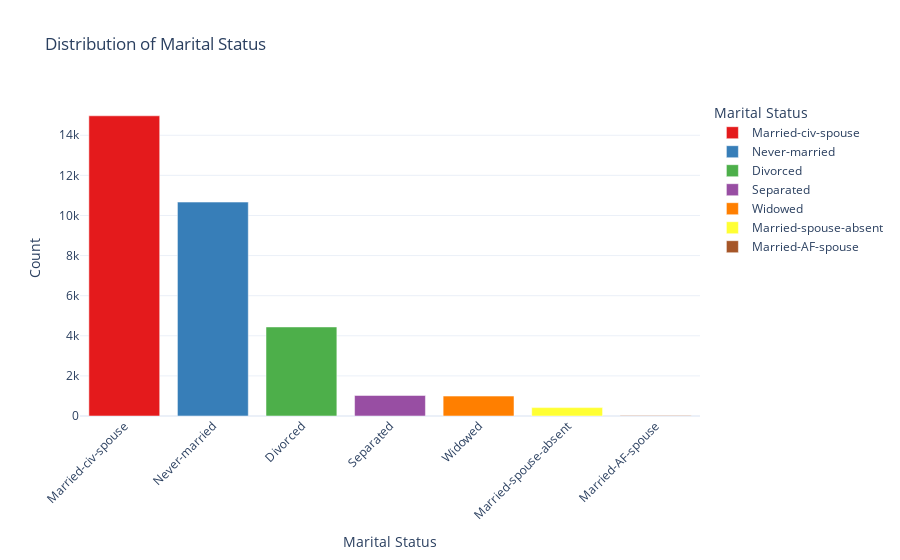

Notebook code for this chart:
### Markdown cell above
#### _Using plotly.express for better interactivity_

### Code cell
# Create a new column with the count of each 'marital-status' category
df_marital_counts = df_subset['marital-status'].value_counts().reset_index()
df_marital_counts.columns = ['marital-status', 'count']

# Create the interactive bar chart for 'marital-status' distribution with distinct colors
fig2 = px.bar(
    df_marital_counts,
    x='marital-status',
    y='count',
    title='Distribution of Marital Status',
    labels={'marital-status': 'Marital Status', 'count': 'Count'},
    color='marital-status',  # Color by 'marital-status' to apply different colors to each bar
    color_discrete_sequence=px.colors.qualitative.Set1  # Use a color sequence with distinct colors
)

# Update layout for better visualization
fig2.update_layout(
    xaxis_title="Marital Status",
    yaxis_title="Count",
    template="plotly_white",
    xaxis_tickangle=-45  # Tilt x-axis labels for better readability
)

# Show the interactive plot
fig2.show()

### Figure 1 — Plotly figure (JSON) as saved in the notebook; plotly's stock layout.template omitted (floating-point values rounded to 4 significant figures)
{"data": [{"alignmentgroup": "True", "hovertemplate": "Marital Status=%{x}<br>Count=%{y}<extra></extra>", "legendgroup": "Married-civ-spouse", "marker": {"color": "rgb(228,26,28)", "pattern": {"shape": ""}}, "name": "Married-civ-spouse", "offsetgroup": "Married-civ-spouse", "orientation": "v", "showlegend": true, "textposition": "auto", "type": "bar", "x": ["Married-civ-spouse"], "xaxis": "x", "y": [14970], "yaxis": "y"}, {"alignmentgroup": "True", "hovertemplate": "Marital Status=%{x}<br>Count=%{y}<extra></extra>", "legendgroup": "Never-married", "marker": {"color": "rgb(55,126,184)", "pattern": {"shape": ""}}, "name": "Never-married", "offsetgroup": "Never-married", "orientation": "v", "showlegend": true, "textposition": "auto", "type": "bar", "x": ["Never-married"], "xaxis": "x", "y": [10667], "yaxis": "y"}, {"alignmentgroup": "True", "hovertemplate": "Marital Status=%{x}<br>Count=%{y}<extra></extra>", "legendgroup": "Divorced", "marker": {"color": "rgb(77,175,74)", "pattern": {"shape": ""}}, "name": "Divorced", "offsetgroup": "Divorced", "orientation": "v", "showlegend": true, "textposition": "auto", "type": "bar", "x": ["Divorced"], "xaxis": "x", "y": [4441], "yaxis": "y"}, {"alignmentgroup": "True", "hovertemplate": "Marital Status=%{x}<br>Count=%{y}<extra></extra>", "legendgroup": "Separated", "marker": {"color": "rgb(152,78,163)", "pattern": {"shape": ""}}, "name": "Separated", "offsetgroup": "Separated", "orientation": "v", "showlegend": true, "textposition": "auto", "type": "bar", "x": ["Separated"], "xaxis": "x", "y": [1025], "yaxis": "y"}, {"alignmentgroup": "True", "hovertemplate": "Marital Status=%{x}<br>Count=%{y}<extra></extra>", "legendgroup": "Widowed", "marker": {"color": "rgb(255,127,0)", "pattern": {"shape": ""}}, "name": "Widowed", "offsetgroup": "Widowed", "orientation": "v", "showlegend": true, "textposition": "auto", "type": "bar", "x": ["Widowed"], "xaxis": "x", "y": [993], "yaxis": "y"}, {"alignmentgroup": "True", "hovertemplate": "Marital Status=%{x}<br>Count=%{y}<extra></extra>", "legendgroup": "Married-spouse-absent", "marker": {"color": "rgb(255,255,51)", "pattern": {"shape": ""}}, "name": "Married-spouse-absent", "offsetgroup": "Married-spouse-absent", "orientation": "v", "showlegend": true, "textposition": "auto", "type": "bar", "x": ["Married-spouse-absent"], "xaxis": "x", "y": [418], "yaxis": "y"}, {"alignmentgroup": "True", "hovertemplate": "Marital Status=%{x}<br>Count=%{y}<extra></extra>", "legendgroup": "Married-AF-spouse", "marker": {"color": "rgb(166,86,40)", "pattern": {"shape": ""}}, "name": "Married-AF-spouse", "offsetgroup": "Married-AF-spouse", "orientation": "v", "showlegend": true, "textposition": "auto", "type": "bar", "x": ["Married-AF-spouse"], "xaxis": "x", "y": [23], "yaxis": "y"}], "layout": {"barmode": "relative", "legend": {"title": {"text": "Marital Status"}, "tracegroupgap": 0}, "title": {"text": "Distribution of Marital Status"}, "xaxis": {"anchor": "y", "categoryarray": ["Married-civ-spouse", "Never-married", "Divorced", "Separated", "Widowed", "Married-spouse-absent", "Married-AF-spouse"], "categoryorder": "array", "domain": [0, 1], "tickangle": -45, "title": {"text": "Marital Status"}}, "yaxis": {"anchor": "x", "domain": [0, 1], "title": {"text": "Count"}}}}
